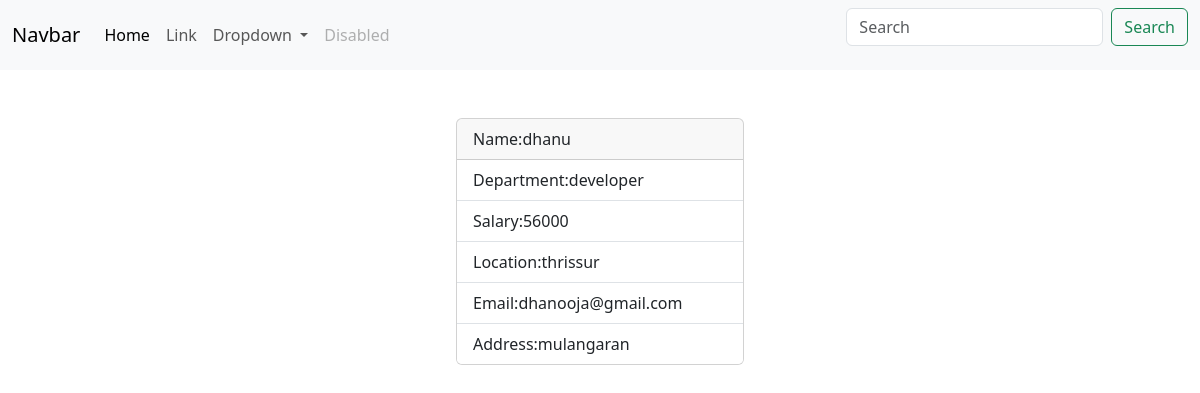
Page /emp/7/ on the committed database.
### myapp/models.py (models this page shows, shortened)
class Employee(models.Model):
    name=models.CharField(max_length=200)
    department=models.CharField(max_length=200)
    salary=models.PositiveBigIntegerField()
    location=models.CharField(max_length=200)
    email=models.CharField(max_length=200)
    address=models.CharField(max_length=200)

### myapp/views.py (the view)
# urls.py: path('emp/<int:pk>/',views.EmployeeDetailView.as_view(),name="emp-detail"),
class EmployeeDetailView(View):
    def get(self,request,*args,**kwargs):
        id=kwargs.get("pk")
        qs=Employee.objects.get(id=id)
        return render(request,"emp_detail.html",{"data":qs})

### myapp/templates/emp_detail.html (shortened to what this page needs)
{%extends 'base.html'%}
{%block main_block%}
<div class="container mt-5 d-flex justify-content-center">
    <div class="card " style="width: 18rem;">
        <div class="card-header">
            Name:{{data.name}}
        </div>
        <ul class="list-group list-group-flush">
            <li class="list-group-item">Department:{{data.department}}</li>
            <li class="list-group-item">Salary:{{data.salary}}</li>
            <li class="list-group-item">Location:{{data.location}}</li>
            <li class="list-group-item">Email:{{data.email}}</li>
            <li class="list-group-item">Address:{{data.address}}</li>
        </ul>
    </div>
</div>
{%endblock%}

### rows in the picture
Employee: name "dhanu", department "developer", salary "56000", location "thrissur", email "dhanooja@gmail.com", address "mulangaran"
